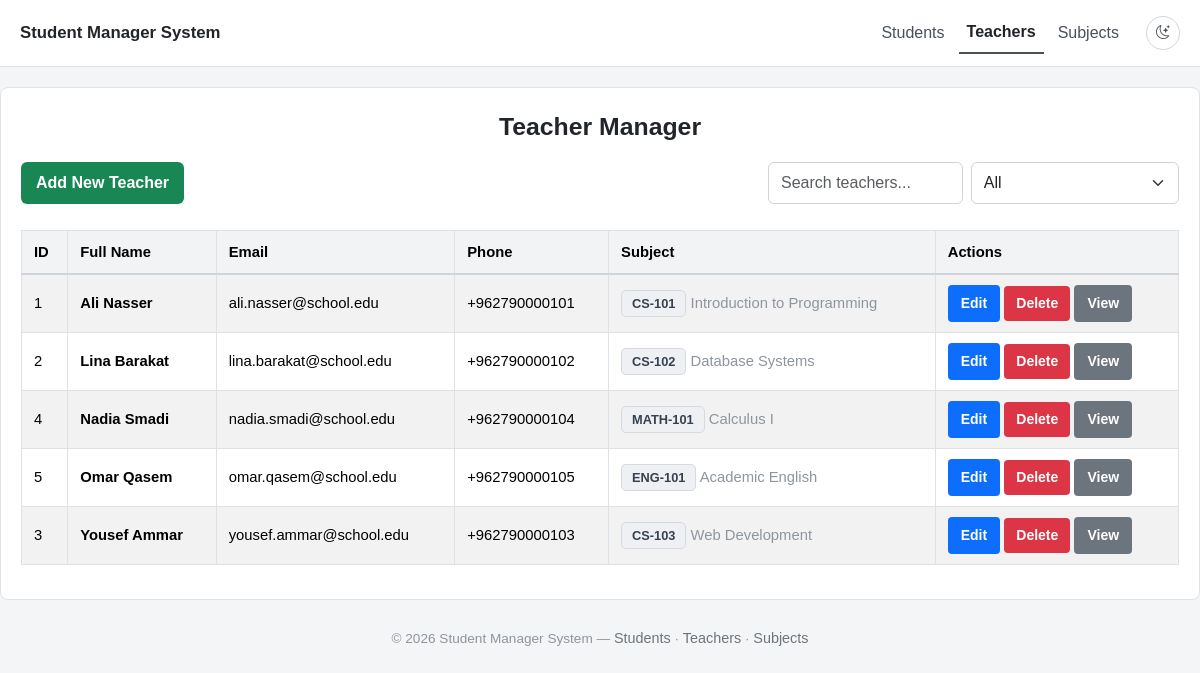
The app's page /teachers.php with its own data.
### tables this page shows
CREATE TABLE IF NOT EXISTS `teachers` (
  `id` INT UNSIGNED NOT NULL AUTO_INCREMENT,
  `fullname` VARCHAR(150) NOT NULL,
  `email` VARCHAR(150) NOT NULL,
  `phone` VARCHAR(50) NULL,
  `subject_id` INT UNSIGNED NULL,
  `created_at` TIMESTAMP NOT NULL DEFAULT CURRENT_TIMESTAMP,
  PRIMARY KEY (`id`),
  UNIQUE KEY `uq_teacher_email` (`email`),
  KEY `fk_teacher_subject` (`subject_id`),
  CONSTRAINT `fk_teacher_subject` FOREIGN KEY (`subject_id`)
    REFERENCES `subjects` (`id`) ON DELETE SET NULL
);

CREATE TABLE IF NOT EXISTS `subjects` (
  `id` INT UNSIGNED NOT NULL AUTO_INCREMENT,
  `code` VARCHAR(50) NOT NULL,
  `name` VARCHAR(150) NOT NULL,
  `description` TEXT NULL,
  `created_at` TIMESTAMP NOT NULL DEFAULT CURRENT_TIMESTAMP,
  PRIMARY KEY (`id`),
  UNIQUE KEY `uq_subject_code` (`code`),
  KEY `idx_subject_name` (`name`)
);

### public/teachers.php (called while the page is built, shortened)
<?php
require_once __DIR__ . '/../app/models/Teacher.php';
require_once __DIR__ . '/../app/controllers/TeacherController.php';
$db = new Database();
$conn = $db->connect();
$teacherModel = new Teacher($conn);
$controller = new TeacherController($teacherModel);
$teachers = $controller->getTeachers();
include __DIR__ . '/../app/views/teachers/index.php';

### app/controllers/TeacherController.php (called while the page is built, shortened)
<?php
require_once __DIR__.'/../models/Teacher.php';
class TeacherController
{
    private $teacherModel;
    public function __construct($teacherModel)
    {
        $this->teacherModel = $teacherModel;
    }
    public function getTeachers()
    {
        $allTeachers = $this->teacherModel->getAllTeachers();
        return is_array($allTeachers) ? $allTeachers : [];
    }
}

### app/models/Teacher.php (called while the page is built, shortened)
<?php
class Teacher
{
    private $conn;
    public function __construct(PDO $db)
    {
        $this->conn = $db;
    }
    public function getAllTeachers()
    {
        $stat = $this->conn->prepare("SELECT t.*, s.code AS subject_code, s.name AS subject_name
                                      FROM teachers t
                                      LEFT JOIN subjects s ON s.id = t.subject_id
                                      ORDER BY t.fullname");
        $stat->execute();
        return $stat->fetchAll(PDO::FETCH_ASSOC);
    }
}

### app/views/teachers/index.php (the view, shortened to what this page needs)
<!DOCTYPE html>
<html lang="en" data-bs-theme="light">
<head>
    <link href="https://cdn.jsdelivr.net/npm/bootstrap@5.3.2/dist/css/bootstrap.min.css" rel="stylesheet">
    <link rel="stylesheet" href="https://cdn.jsdelivr.net/npm/bootstrap-icons@1.11.3/font/bootstrap-icons.min.css">
    <link rel="stylesheet" href="assets/css/style.css">
</head>
<body>
    <?php $assetBase = 'assets'; include __DIR__ . '/../partials/navbar.php'; ?>
    <div class="container my-2">
        <h1>Teacher Manager</h1>
        <div class="d-flex justify-content-between mb-3 flex-wrap gap-2">
            <div>
                <a href="../app/views/teachers/create.php" class="btn btn-add">Add New Teacher</a>
            </div>
            <div class="d-flex gap-2">
                <input type="text" id="searchInput" class="form-control" placeholder="Search teachers...">
                <select id="filterSelect" class="form-select">
                    <option value="all">All</option>
                </select>
            </div>
        </div>
        <div class="table-responsive">
            <table class="table table-striped table-bordered align-middle uniform-table">
                <thead>
                    <tr>
                        <th>ID</th>
                        <th>Full Name</th>
                        <th>Email</th>
                        <th>Phone</th>
                        <th>Subject</th>
                        <th>Actions</th>
                    </tr>
                </thead>
                <tbody>
                    <?php $teachers = isset($teachers) && is_array($teachers) ? $teachers : []; ?>
                    <?php if (!empty($teachers)): ?>
                        <?php foreach ($teachers as $teacher): ?>
                            <tr>
                                <td><?= htmlspecialchars($teacher['id']) ?></td>
                                <td><strong><?= htmlspecialchars($teacher['fullname']) ?></strong></td>
                                <td>
                                    <?= htmlspecialchars($teacher['email']) ?>
                                </td>
                                <td><?= htmlspecialchars($teacher['phone'] ?? '') ?></td>
                                <td>
                                    <?php if (!empty($teacher['subject_code'])): ?>
                                        <span class="app-badge badge-subject"><?= htmlspecialchars($teacher['subject_code']) ?></span>
                                        <span class="text-muted-sm"><?= htmlspecialchars($teacher['subject_name']) ?></span>
                                    <?php else: ?>
                                        <span class="text-muted-sm">—</span>
                                    <?php endif; ?>
                                </td>
                                <td>
                                    <a href="../app/views/teachers/edit.php?id=<?= $teacher['id'] ?>" class="btn btn-edit btn-sm">Edit</a>
                                    <a href="#" class="btn btn-delete btn-sm" data-id="<?= $teacher['id'] ?>">Delete</a>
                                    <a href="../app/views/teachers/show.php?id=<?= $teacher['id'] ?>" class="btn btn-view btn-sm">View</a>
                                </td>
                            </tr>
                        <?php endforeach; ?>
                    <?php else: ?>
                        <tr>
                            <td colspan="6" class="text-center">There are currently no teachers.</td>
                        </tr>
                    <?php endif; ?>
                </tbody>
            </table>
        </div>
    </div>
    <div class="app-footer">© <?= date('Y') ?> Student Manager System — <a href="index.php">Students</a> · <a href="teachers.php">Teachers</a> · <a href="subjects.php">Subjects</a></div>
</body>
</html>

### public/assets/css/style.css (style rules this page uses)
body { font-family: Arial, "Segoe UI", system-ui, sans-serif; background-color: #f4f5f7; color: #212529; padding: 0 0 30px 0; min-height: 100vh; }
.container { max-width: 1200px; margin: auto; background: #ffffff; padding: 18px 20px; border-radius: 8px; border: 1px solid #e0e2e6; }
h1 { text-align: center; font-size: 1.55rem; font-weight: 700; color: #212529; margin: 6px 0 20px; }
table { width: 100%; border-collapse: collapse; margin-top: 10px; }
.table th, .table td { padding: 10px 12px !important; font-size: 0.925rem; }
.table thead th { background-color: #f1f3f5; font-weight: 700; border-bottom: 2px solid #ced4da !important; }
.app-badge { display: inline-block; padding: 3px 10px; border-radius: 5px; font-size: 0.8rem; font-weight: 600; background-color: #eef0f3; color: #374151; border: 1px solid #d5d9e0; }
a, button { border-radius: 5px; font-size: 0.9rem; }
a { text-decoration: none; }
.btn { font-weight: 600; }
.btn-add { background-color: #198754; color: white; padding: 9px 15px; border: none; }
.btn-edit { background-color: #0d6efd; color: white; padding: 7px 12px; }
.btn-delete { background-color: #dc3545; color: white; padding: 7px 12px; border: none; }
.btn-view { background-color: #6c757d; color: white; padding: 7px 12px; }
.form-control, .form-select { background-color: #ffffff; color: #212529; border-color: #ced4da; }
#searchInput, #filterSelect { min-width: 170px; }
.app-footer { text-align: center; color: #8d959e; font-size: 0.85rem; margin-top: 28px; }
.app-footer a { color: #6c757d; }
.text-muted-sm { color: #8d959e !important; }

### records on screen
teachers: id "1", fullname "Ali Nasser", email "ali.nasser@school.edu", phone "+962790000101", subject.code "CS-101", subject.name "Introduction to Programming"
teachers: id "2", fullname "Lina Barakat", email "lina.barakat@school.edu", phone "+962790000102", subject.code "CS-102", subject.name "Database Systems"
teachers: id "4", fullname "Nadia Smadi", email "nadia.smadi@school.edu", phone "+962790000104", subject.code "MATH-101", subject.name "Calculus I"
teachers: id "5", fullname "Omar Qasem", email "omar.qasem@school.edu", phone "+962790000105", subject.code "ENG-101", subject.name "Academic English"
teachers: id "3", fullname "Yousef Ammar", email "yousef.ammar@school.edu", phone "+962790000103", subject.code "CS-103", subject.name "Web Development"
